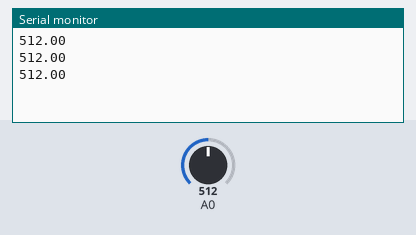
Recording of a sketch running on a simulated Arduino Uno, built with avr-gcc and run on an emulated ATmega328P. Shown: the last lines printed to the serial monitor. Inputs (shaded band) come from the test bench; at power-on: A0 = 512.

Above: at 1.3 s.
1.4 s: A0 set to 716
At 1.9 s:
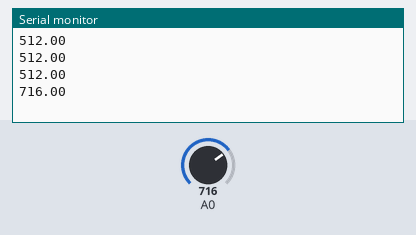
2.9 s: A0 set to 900
At 3.4 s:
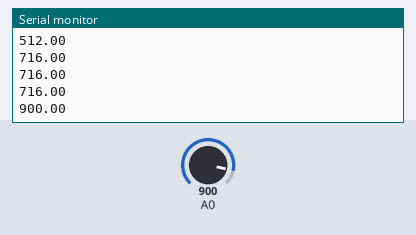
Timing chart, 0 to 5.9 s (numbered marks = the images above; inputs shaded):
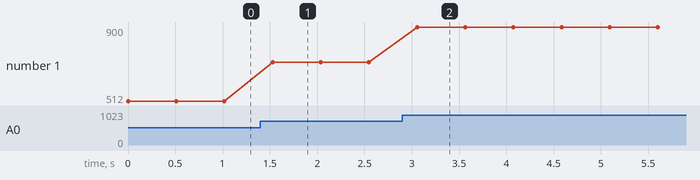

Measured:
- after the input at 1.4 s, the serial monitor: prints a new line after 0.13 s (image 1)
- after the input at 2.9 s, the serial monitor: prints a new line after 0.16 s (image 2)
- plotted number 1: 512 → 716 after the input at 1.4 s, 716 → 900 after the input at 2.9 s

The sketch:

final_conductive_rubber.ino
```cpp
#include <SoftwareSerial.h>
SoftwareSerial BTSerial(3,4); // TX, RX
int num = 0;

void setup() {

 Serial.begin(9600);
 BTSerial.begin(9600);

}

void loop() {
  double rubberVal = analogRead(A0);
  Serial.println(rubberVal);
  BTSerial.println(rubberVal);

  delay(500);
}
```
